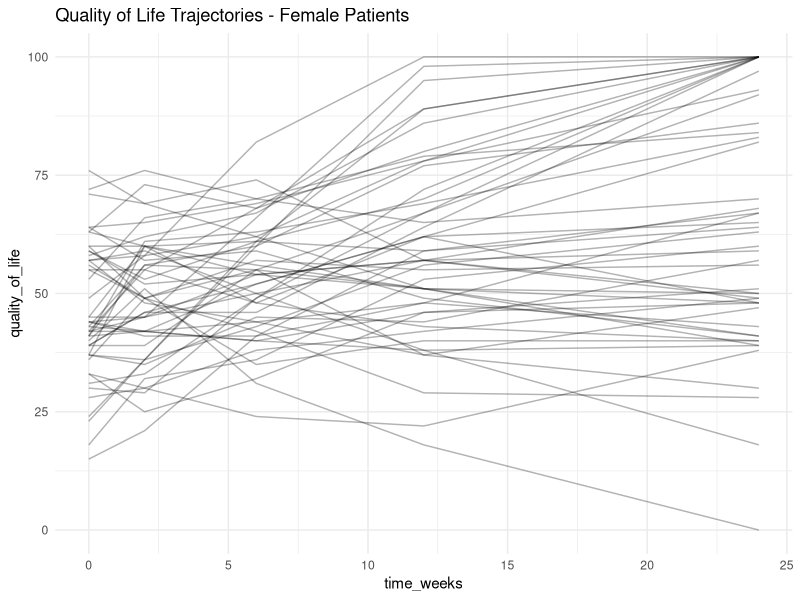
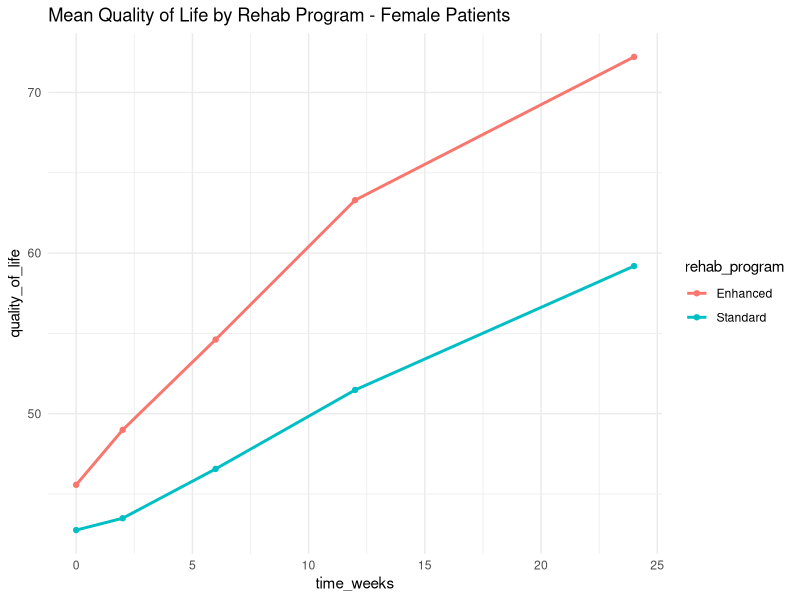
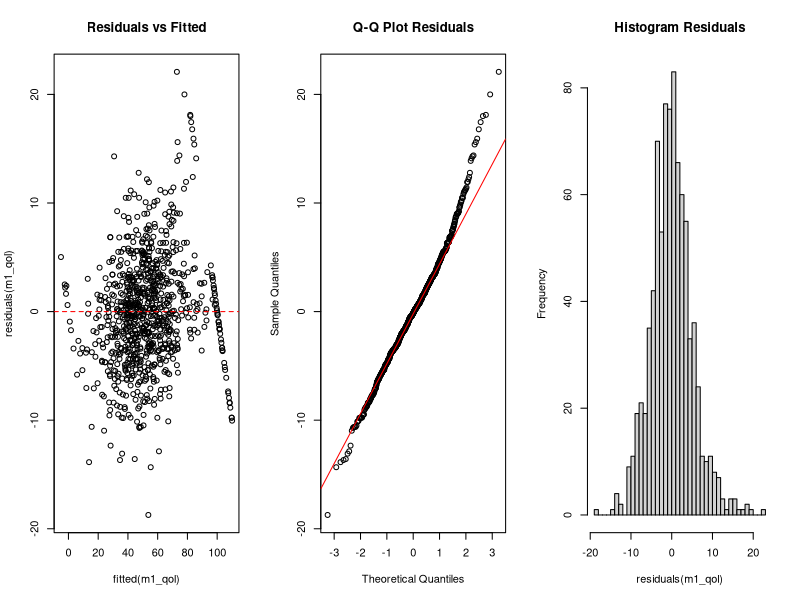
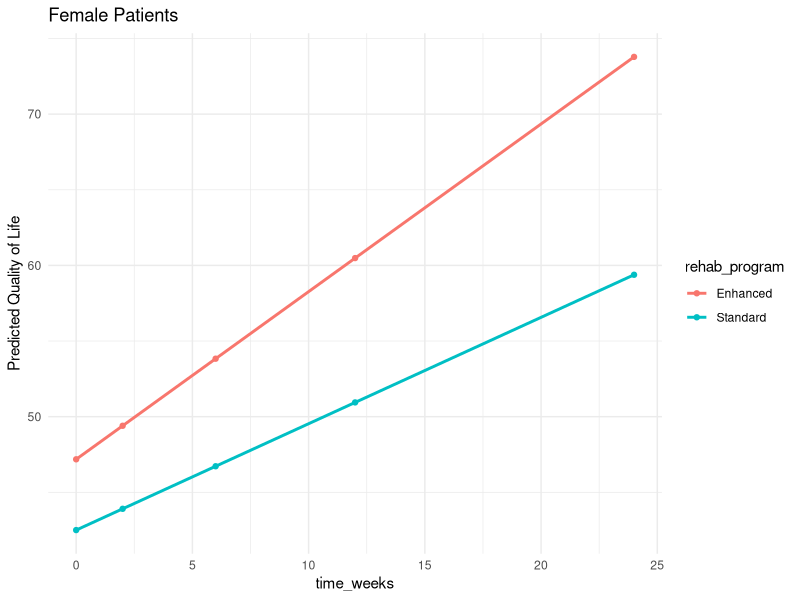
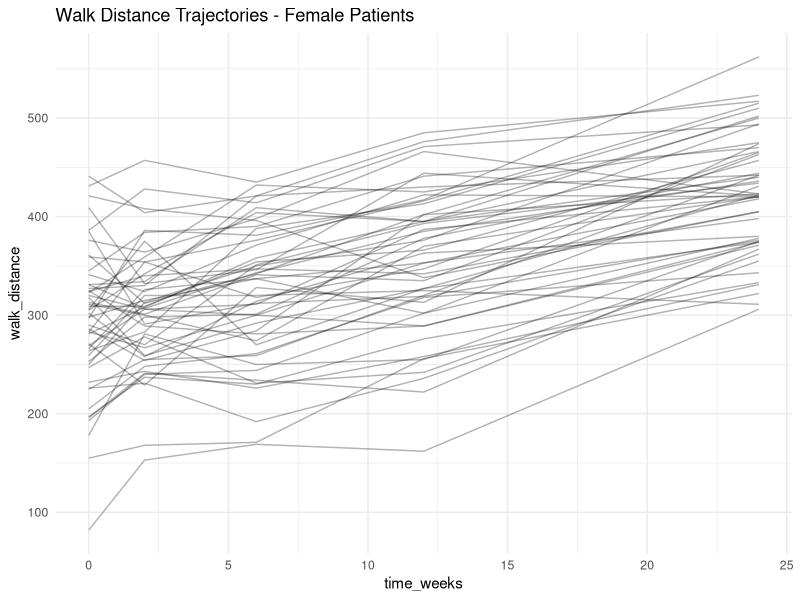
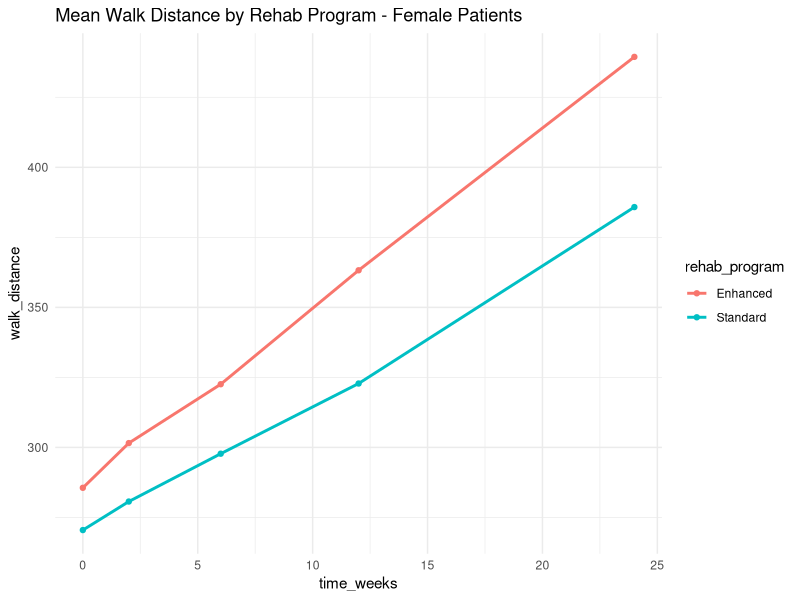
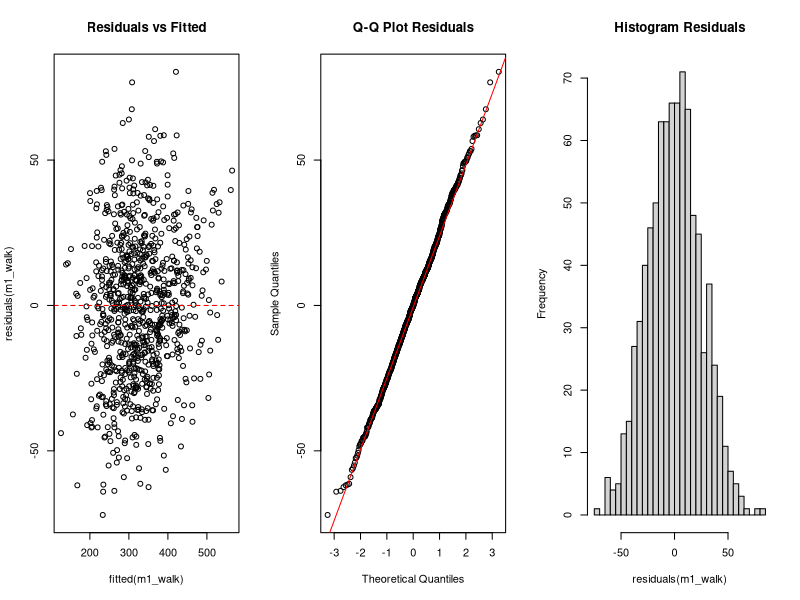
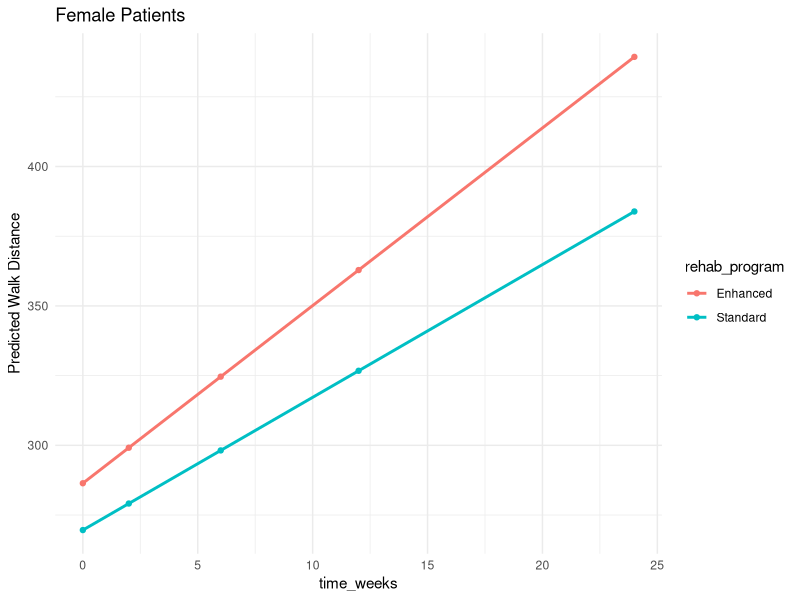

Reproduce these figures in R, in order.
## ---- chunk 1
#| label: setup
library(lmerTest)
library(ggplot2)

# Set optimizer
ctrl <- lmerControl(optimizer = "bobyqa")

master_data <- read.csv("downloads/cardiac_recovery_master.csv")
master_data$sex <- factor(master_data$sex)
master_data$diabetes <- factor(master_data$diabetes)
master_data$rehab_program <- factor(master_data$rehab_program)
## ---- chunk 2
my_data <- master_data[master_data$sex == "Female", ]
cat("Number of patients:", length(unique(my_data$patient_id)), "\n")
cat("Number of observations:", nrow(my_data), "\n")
## ---- chunk 3
# Spaghetti plot
set.seed(42)
sample_ids <- sample(unique(my_data$patient_id), min(50, length(unique(my_data$patient_id))))
ggplot(my_data[my_data$patient_id %in% sample_ids, ],
       aes(x = time_weeks, y = quality_of_life, group = patient_id)) +
  geom_line(alpha = 0.3) +
  labs(title = "Quality of Life Trajectories - Female Patients") +
  theme_minimal()
## ---- chunk 4
# Mean trajectories by rehab program
agg <- aggregate(quality_of_life ~ time_weeks + rehab_program,
                 data = my_data, FUN = mean)
ggplot(agg, aes(x = time_weeks, y = quality_of_life, color = rehab_program)) +
  geom_line(linewidth = 1) + geom_point() +
  labs(title = "Mean Quality of Life by Rehab Program - Female Patients") +
  theme_minimal()
## ---- chunk 5
m0_qol <- lmer(quality_of_life ~ 1 + (1 | patient_id), data = my_data, control = ctrl)
summary(m0_qol)
## ---- chunk 6
# ICC
vc <- as.data.frame(VarCorr(m0_qol))
ICC <- vc$vcov[1] / sum(vc$vcov)
cat("ICC:", round(ICC, 3), "\n")
## ---- chunk 7
m1_qol <- lmer(quality_of_life ~ time_weeks + (time_weeks | patient_id),
               data = my_data, control = ctrl)
summary(m1_qol)
## ---- chunk 8
par(mfrow = c(1, 3))
plot(fitted(m1_qol), residuals(m1_qol), main = "Residuals vs Fitted")
abline(h = 0, col = "red", lty = 2)
qqnorm(residuals(m1_qol), main = "Q-Q Plot Residuals"); qqline(residuals(m1_qol), col = "red")
hist(residuals(m1_qol), breaks = 30, main = "Histogram Residuals")
## ---- chunk 9
m2_qol <- lmer(quality_of_life ~ time_weeks * rehab_program +
                 (time_weeks | patient_id), data = my_data, control = ctrl)
summary(m2_qol)
## ---- chunk 10
# Backward elimination
step(m2_qol)
## ---- chunk 11
anova(m1_qol, m2_qol)
## ---- chunk 12
pred_grid <- expand.grid(time_weeks = c(0, 2, 6, 12, 24),
                         rehab_program = levels(my_data$rehab_program))
pred_grid$pred <- predict(m2_qol, newdata = pred_grid, re.form = NA)

ggplot(pred_grid, aes(x = time_weeks, y = pred, color = rehab_program)) +
  geom_line(linewidth = 1) + geom_point() +
  labs(y = "Predicted Quality of Life", title = "Female Patients") +
  theme_minimal()
## ---- chunk 13
# Spaghetti plot
ggplot(my_data[my_data$patient_id %in% sample_ids, ],
       aes(x = time_weeks, y = walk_distance, group = patient_id)) +
  geom_line(alpha = 0.3) +
  labs(title = "Walk Distance Trajectories - Female Patients") +
  theme_minimal()
## ---- chunk 14
# Mean trajectories by rehab program
agg <- aggregate(walk_distance ~ time_weeks + rehab_program,
                 data = my_data, FUN = mean)
ggplot(agg, aes(x = time_weeks, y = walk_distance, color = rehab_program)) +
  geom_line(linewidth = 1) + geom_point() +
  labs(title = "Mean Walk Distance by Rehab Program - Female Patients") +
  theme_minimal()
## ---- chunk 15
m0_walk <- lmer(walk_distance ~ 1 + (1 | patient_id), data = my_data, control = ctrl)
summary(m0_walk)
## ---- chunk 16
# ICC
vc <- as.data.frame(VarCorr(m0_walk))
ICC <- vc$vcov[1] / sum(vc$vcov)
cat("ICC:", round(ICC, 3), "\n")
## ---- chunk 17
m1_walk <- lmer(walk_distance ~ time_weeks + (time_weeks | patient_id),
                data = my_data, control = ctrl)
summary(m1_walk)
## ---- chunk 18
par(mfrow = c(1, 3))
plot(fitted(m1_walk), residuals(m1_walk), main = "Residuals vs Fitted")
abline(h = 0, col = "red", lty = 2)
qqnorm(residuals(m1_walk), main = "Q-Q Plot Residuals"); qqline(residuals(m1_walk), col = "red")
hist(residuals(m1_walk), breaks = 30, main = "Histogram Residuals")
## ---- chunk 19
m2_walk <- lmer(walk_distance ~ time_weeks * rehab_program +
                  (time_weeks | patient_id), data = my_data, control = ctrl)
summary(m2_walk)
## ---- chunk 20
# Backward elimination
step(m2_walk)
## ---- chunk 21
anova(m1_walk, m2_walk)
## ---- chunk 22
pred_grid <- expand.grid(time_weeks = c(0, 2, 6, 12, 24),
                         rehab_program = levels(my_data$rehab_program))
pred_grid$pred <- predict(m2_walk, newdata = pred_grid, re.form = NA)

ggplot(pred_grid, aes(x = time_weeks, y = pred, color = rehab_program)) +
  geom_line(linewidth = 1) + geom_point() +
  labs(y = "Predicted Walk Distance", title = "Female Patients") +
  theme_minimal()
## ---- chunk 23
my_data <- master_data[master_data$sex == "Male", ]
cat("Number of patients:", length(unique(my_data$patient_id)), "\n")
cat("Number of observations:", nrow(my_data), "\n")
## ---- chunk 24
agg <- aggregate(quality_of_life ~ time_weeks + rehab_program,
                 data = my_data, FUN = mean)
ggplot(agg, aes(x = time_weeks, y = quality_of_life, color = rehab_program)) +
  geom_line(linewidth = 1) + geom_point() +
  labs(title = "Mean Quality of Life by Rehab Program - Male Patients") +
  theme_minimal()
## ---- chunk 25
m1_qol <- lmer(quality_of_life ~ time_weeks + (time_weeks | patient_id),
               data = my_data, control = ctrl)

m2_qol <- lmer(quality_of_life ~ time_weeks * rehab_program +
                 (time_weeks | patient_id), data = my_data, control = ctrl)
summary(m2_qol)
## ---- chunk 26
step(m2_qol)
## ---- chunk 27
anova(m1_qol, m2_qol)
## ---- chunk 28
agg <- aggregate(walk_distance ~ time_weeks + rehab_program,
                 data = my_data, FUN = mean)
ggplot(agg, aes(x = time_weeks, y = walk_distance, color = rehab_program)) +
  geom_line(linewidth = 1) + geom_point() +
  labs(title = "Mean Walk Distance by Rehab Program - Male Patients") +
  theme_minimal()
## ---- chunk 29
m1_walk <- lmer(walk_distance ~ time_weeks + (time_weeks | patient_id),
                data = my_data, control = ctrl)

m2_walk <- lmer(walk_distance ~ time_weeks * rehab_program +
                  (time_weeks | patient_id), data = my_data, control = ctrl)
summary(m2_walk)
## ---- chunk 30
step(m2_walk)
## ---- chunk 31
anova(m1_walk, m2_walk)
## ---- chunk 32
my_data <- master_data[master_data$diabetes == "Yes", ]
cat("Number of patients:", length(unique(my_data$patient_id)), "\n")
cat("Number of observations:", nrow(my_data), "\n")
## ---- chunk 33
agg <- aggregate(quality_of_life ~ time_weeks + rehab_program,
                 data = my_data, FUN = mean)
ggplot(agg, aes(x = time_weeks, y = quality_of_life, color = rehab_program)) +
  geom_line(linewidth = 1) + geom_point() +
  labs(title = "Mean Quality of Life by Rehab Program - Diabetes Patients") +
  theme_minimal()
## ---- chunk 34
m1_qol <- lmer(quality_of_life ~ time_weeks + (time_weeks | patient_id),
               data = my_data, control = ctrl)

m2_qol <- lmer(quality_of_life ~ time_weeks * rehab_program +
                 (time_weeks | patient_id), data = my_data, control = ctrl)
summary(m2_qol)
## ---- chunk 35
step(m2_qol)
## ---- chunk 36
anova(m1_qol, m2_qol)
## ---- chunk 37
agg <- aggregate(walk_distance ~ time_weeks + rehab_program,
                 data = my_data, FUN = mean)
ggplot(agg, aes(x = time_weeks, y = walk_distance, color = rehab_program)) +
  geom_line(linewidth = 1) + geom_point() +
  labs(title = "Mean Walk Distance by Rehab Program - Diabetes Patients") +
  theme_minimal()
## ---- chunk 38
m1_walk <- lmer(walk_distance ~ time_weeks + (time_weeks | patient_id),
                data = my_data, control = ctrl)

m2_walk <- lmer(walk_distance ~ time_weeks * rehab_program +
                  (time_weeks | patient_id), data = my_data, control = ctrl)
summary(m2_walk)
## ---- chunk 39
step(m2_walk)
## ---- chunk 40
anova(m1_walk, m2_walk)
## ---- chunk 41
my_data <- master_data[master_data$diabetes == "No", ]
cat("Number of patients:", length(unique(my_data$patient_id)), "\n")
cat("Number of observations:", nrow(my_data), "\n")
## ---- chunk 42
agg <- aggregate(quality_of_life ~ time_weeks + rehab_program,
                 data = my_data, FUN = mean)
ggplot(agg, aes(x = time_weeks, y = quality_of_life, color = rehab_program)) +
  geom_line(linewidth = 1) + geom_point() +
  labs(title = "Mean Quality of Life by Rehab Program - Non-Diabetes Patients") +
  theme_minimal()
## ---- chunk 43
m1_qol <- lmer(quality_of_life ~ time_weeks + (time_weeks | patient_id),
               data = my_data, control = ctrl)

m2_qol <- lmer(quality_of_life ~ time_weeks * rehab_program +
                 (time_weeks | patient_id), data = my_data, control = ctrl)
summary(m2_qol)
## ---- chunk 44
step(m2_qol)
## ---- chunk 45
anova(m1_qol, m2_qol)
## ---- chunk 46
agg <- aggregate(walk_distance ~ time_weeks + rehab_program,
                 data = my_data, FUN = mean)
ggplot(agg, aes(x = time_weeks, y = walk_distance, color = rehab_program)) +
  geom_line(linewidth = 1) + geom_point() +
  labs(title = "Mean Walk Distance by Rehab Program - Non-Diabetes Patients") +
  theme_minimal()
## ---- chunk 47
m1_walk <- lmer(walk_distance ~ time_weeks + (time_weeks | patient_id),
                data = my_data, control = ctrl)

m2_walk <- lmer(walk_distance ~ time_weeks * rehab_program +
                  (time_weeks | patient_id), data = my_data, control = ctrl)
summary(m2_walk)
## ---- chunk 48
step(m2_walk)
## ---- chunk 49
anova(m1_walk, m2_walk)
